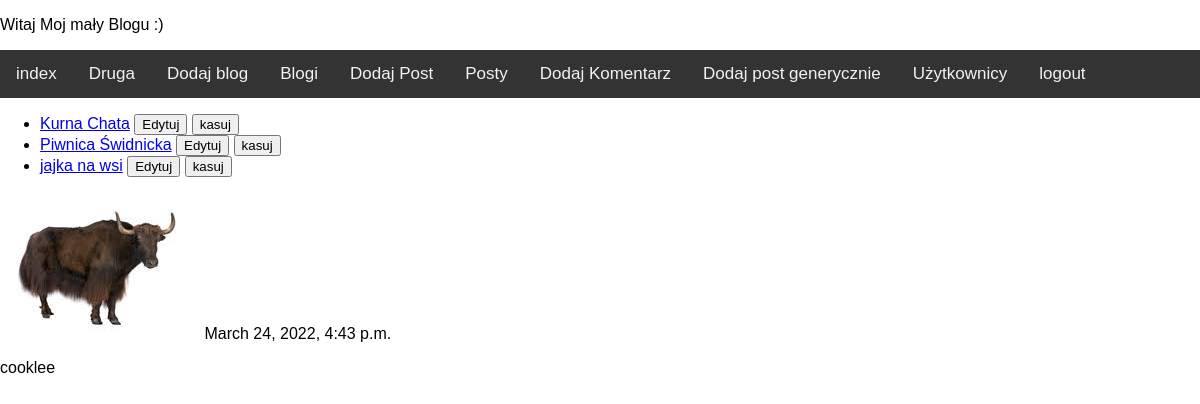
Screenshot of /blog_app/show_blogs/ (signed in) with the database file from the repository.
### blog_app/models.py (models this page shows)
class Blog(models.Model):
    name = models.CharField(max_length=30)
    topic = models.CharField(max_length=30)
    creation_date = models.DateTimeField(auto_now_add=True)
    author = models.ForeignKey(User, on_delete=models.SET_NULL, null=True)
    def __str__(self):
        return self.name
    def get_absolute_url(self):
        return reverse("show_detail_blog", kwargs={'id': self.id})

### blog_app/views.py (the view)
# urls.py: path('show_blogs/', views.ShowBlog.as_view(), name='show_blog'),
class ShowBlog(View):
    def get(self, request):
        return render(request, 'list.html', {'object_list': Blog.objects.all()})

### blog_app/context_processor.py (called while the page is built)
def get_date(request):
    return {'date':datetime.now()}

### templates/list.html
{% extends 'base.html' %}
{% block sikorka %}
    <ul>
        {% for item in object_list %}
            <li>
                <a href="{{ item.get_absolute_url }}">{{item}}</a>
                <a href="{{ item.get_update_url }}"> <button>Edytuj</button></a>
                <a href="{{ item.get_delete_url }}"> <button>kasuj</button></a>
            </li>
        {% endfor %}
    </ul>
{% endblock %}

### templates/base.html (shortened to what this page needs)
<!doctype html>
{% load static %}
<html lang="en">
<head>
    <link rel="stylesheet" type="text/css" href="{% static 'css/base.css' %}">
</head>
<body>
<p>Witaj Moj mały Blogu :)</p>
<div class="topnav">
    <a href="{% url 'index' %}">index</a>
    <a href="{% url 'index2' %}">Druga</a>
    <a href="{% url 'add_blog' %}">Dodaj blog</a>
    <a href="{% url 'show_blog' %}">Blogi</a>
    <a href="{% url 'add_post' %}">Dodaj Post</a>
    <a href="{% url 'show_post' %}">Posty</a>
    <a href="{% url 'add_comment' %}">Dodaj Komentarz</a>
    <a href="{% url 'gen_post_create_view' %}">Dodaj post generycznie</a>
  <a href="{% url 'userlist' %}">Użytkownicy</a>
    {% if user.is_authenticated %}
        <a href="{% url 'logout' %}"> logout</a>
    {% else %}
        <a href="{% url 'login' %}"> login</a>
        <a href="{% url 'register' %}"> register</a>
    {% endif %}
</div>
<p>
    {% block sikorka %}{% endblock %}
</p>
<p><img src="{% static 'pobrane.jfif' %}"> {{ date }}</p>
{{ user }}
</body>
</html>

### blog_app/static/css/base.css (style rules this page uses)
body { margin: 0; font-family: Arial, Helvetica, sans-serif; }
.topnav { overflow: hidden; background-color: #333; }
.topnav a { float: left; color: #f2f2f2; text-align: center; padding: 14px 16px; text-decoration: none; font-size: 17px; }

### rows the page displays
Blog: name "Kurna Chata"
Blog: name "Piwnica Świdnicka"
Blog: name "jajka na wsi"

### other values shown
{{ user }} "cooklee"
